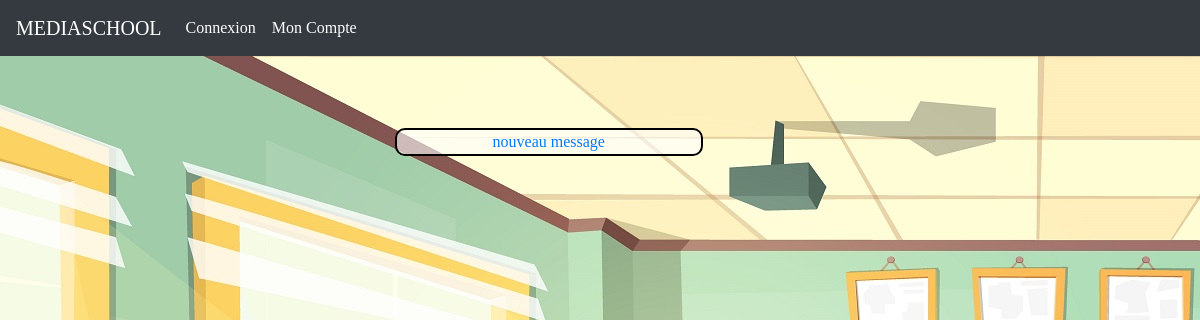
Before: /view/index.php with the older database file.
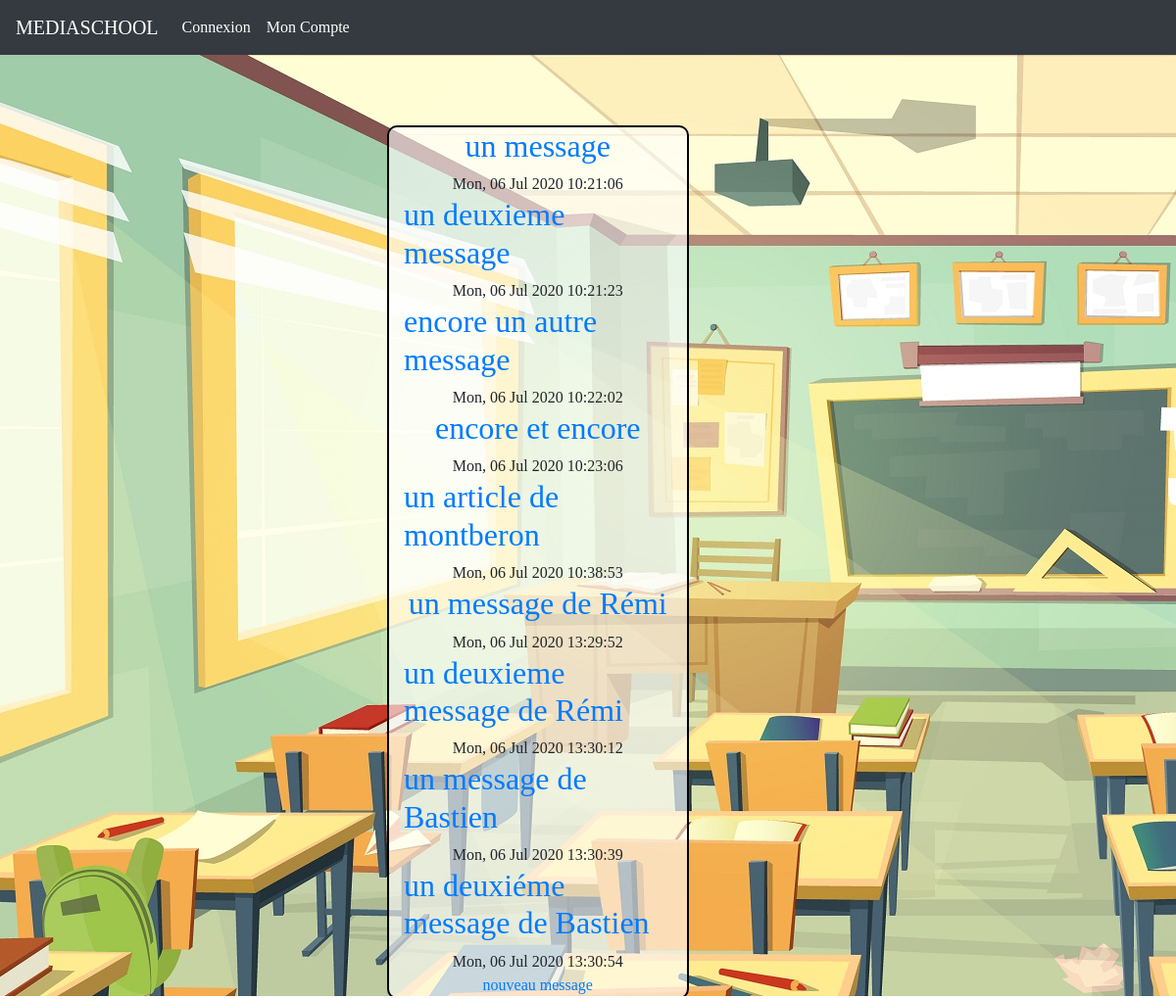
After: the same page with the newer database file.
### tables this page shows
CREATE TABLE IF NOT EXISTS `messages` (
  `id` int(11) NOT NULL AUTO_INCREMENT,
  `createdAt` varchar(255) NOT NULL,
  `title` varchar(150) NOT NULL,
  `texte` text NOT NULL,
  `user_id` int(11) NOT NULL,
  PRIMARY KEY (`id`),
  KEY `MESSAGES_USERS_FK` (`user_id`)
);

### view/index.php (called while the page is built)
<?php
require "../controller/head.php";
require "header.php";
require "messagesList.php";
require "footer.php";
?>

### controller/messageList.controler.php (called while the page is built)
<?php
require "../controller/db.php";
$conn = new PDO("mysql:host=$servername;dbname=$dbname", $username, $password);
    $reqMessage = $conn-> query('SELECT * FROM messages');
    $reqMessage->execute(array());

### view/messagesList.php (the view)
<?php
require "../controller/messageList.controler.php";
?>
<div class="row">
    <div class="col-md-3 offset-4 list">
        <?php
        while ($messageInfo = $reqMessage->fetch())
        {
            ?>
            <tr>
                <td>
                    <h2><a href="<?php echo "singleArticle.php?=" . $messageInfo['id']?> "  name="singleArticle" id="singleArticle"><?php echo $messageInfo['title'];?></a></h2>
                    <span><?php echo $messageInfo['createdAt'];?></span>
                </td>
            </tr>
        <?php
        }
        ?>
        <a href="redaction.php">nouveau message</a>
    </div>
</div>

### controller/head.php (shortened to what this page needs)
<!DOCTYPE html>
<html lang="fr">
<head>
    <link rel="stylesheet" href="https://stackpath.bootstrapcdn.com/bootstrap/4.5.0/css/bootstrap.min.css">
    <link rel="stylesheet" href="style.css">
</head>
<body>

### view/header.php (shortened to what this page needs)
<nav class="navbar navbar-expand-lg navbar-dark bg-dark">
  <a class="navbar-brand" href="http://localhost/mediaschool.php/view/index.php">MEDIASCHOOL</a>
  <div class="collapse navbar-collapse" id="navbarSupportedContent">
    <ul class="navbar-nav mr-auto">
      <li class="nav-item active">
        <a class="nav-link" href="http://localhost/mediaschool.php/view/signIn.php">Connexion</a>
      </li>
      <li class="nav-item active">
        <a class="nav-link" href="#">Mon Compte</a>
      </li>
    </ul>
  </div>
</nav>
<br>
<br>
<br>

### view/style.css (style rules this page uses)
body { background-image: url('./assets/bg.jpg'); font-family: 'Lemonada', cursive; }
.signUp, .signIn, .profil, .message, .list, .singlePost { display: flex; align-items: center; border: solid 2px black; border-radius: 10px; background-color: rgba(255, 255, 255, 0.6); flex-direction: column; }

Changed rows visible on the page:
added messages: title "un message", createdAt "Mon, 06 Jul 2020 10:21:06"
added messages: title "un deuxieme message", createdAt "Mon, 06 Jul 2020 10:21:23"
added messages: title "encore un autre message", createdAt "Mon, 06 Jul 2020 10:22:02"
added messages: title "encore et encore", createdAt "Mon, 06 Jul 2020 10:23:06"
added messages: title "un article de montberon", createdAt "Mon, 06 Jul 2020 10:38:53"
added messages: title "un message de Rémi", createdAt "Mon, 06 Jul 2020 13:29:52"
added messages: title "un deuxieme message de Rémi", createdAt "Mon, 06 Jul 2020 13:30:12"
added messages: title "un message de Bastien", createdAt "Mon, 06 Jul 2020 13:30:39"
added messages: title "un deuxiéme message de Bastien", createdAt "Mon, 06 Jul 2020 13:30:54"
